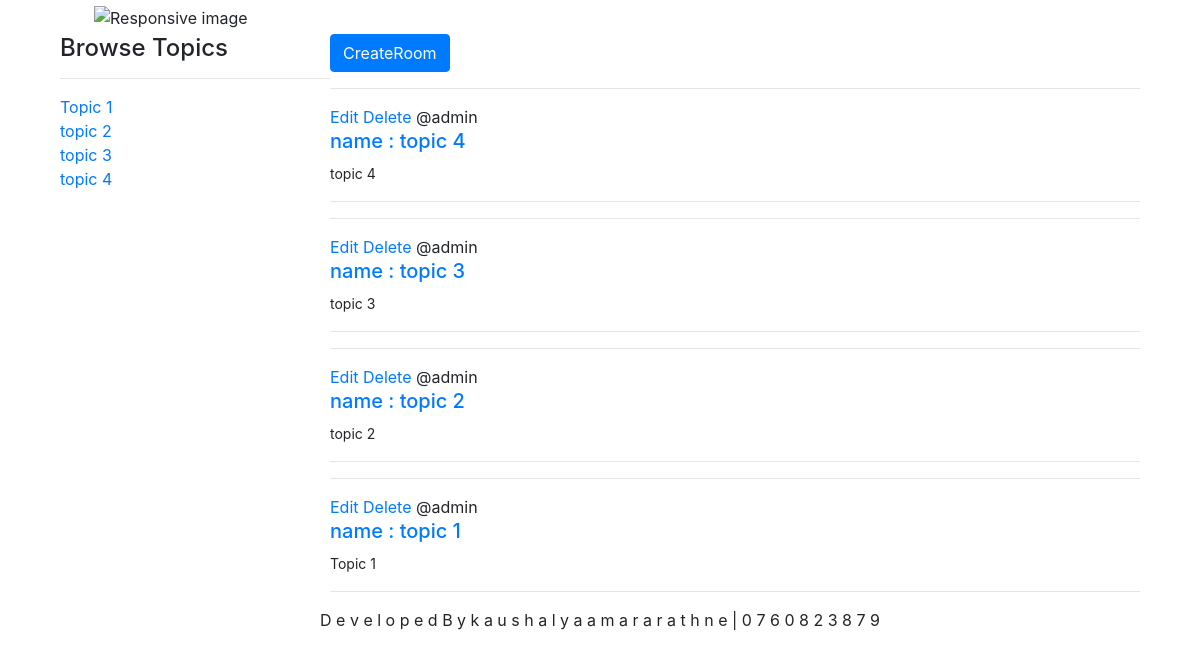
Before: / with the older database file.
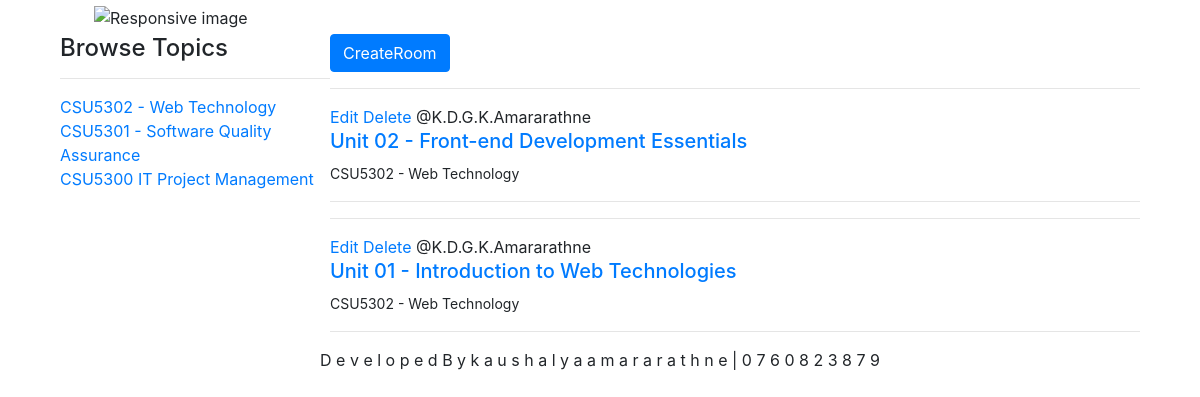
After: the same page with the newer database file.
### base/models.py (models this page shows, shortened)
class Topic(models.Model):
    name=models.CharField(max_length=200)

class Room(models.Model):
     host = models.ForeignKey(User, on_delete=models.SET_NULL, null=True)
     topic = models.ForeignKey(Topic, on_delete=models.SET_NULL, null=True)
     name = models.CharField(max_length=200)
     description = models.TextField(null=True, blank=True)
     updated = models.DateTimeField(auto_now=True)
     created = models.DateTimeField(auto_now_add=True)
     class Meta:
         ordering=['-updated','-created']

### base/views.py (the view)
# urls.py: 2. Add a URL to urlpatterns:  path('', views.home, name='home')
def home(request):
    q = request.GET.get('q') if request.GET.get('q') != None else ''
    rooms = Room.objects.filter(topic__name__contains=q)
    topics = Topic.objects.all()
    context = {'rooms':rooms,
               'topics':topics,
               }
    return render(request,'base/home.html',context)

### base/templates/base/home.html (shortened to what this page needs)
{% extends 'main.html' %}
{% block content %}
<div class="home-container">
    <div>
        <h4>Browse Topics</h4>
        <hr>
        {% for topic in topics %}
        <div>
            <a href="{% url 'home' %}?q={{topic.name}}">{{topic.name}}</a>
        </div>
        {% endfor %}
    </div>
    <div>
        <a href="{% url 'create-room' %}"><button class="btn btn-primary">CreateRoom</button></a>
    <div>
        {% for room in rooms %}
            <div><hr>
                <a href="{% url 'update-room' room.id %}">Edit</a>
                <a href="{% url 'delete-room' room.id %}">Delete</a>
                <span>@{{room.host.username}}</span>
                <h5><a href="{% url 'room' room.id %}">{{room.name}}</a></h5>
                <small>{{room.topic.name}}</small><hr>
            </div>
        {% endfor %}
    </div>
    </div>
</div>
{% endblock %}

### templates/main.html (shortened to what this page needs)
{% load bootstrap4 %}
<!DOCTYPE html>
<html lang="en">
<head>
    {% bootstrap_css %}</head>
<body>
    <div class="container">
        <div class="col">
            <div class="row m-1">
                <div class="col"><img src="https://cessd.ou.ac.lk/wp-content/uploads/2022/10/ousl-Logo.png" class="col-4" alt="Responsive image"></div>
                <div class="row">
                    <div class="col"></div>
                    <div class="col"></div>
                </div>
            </div>
        <div>
            {% block content %}
            {% endblock %}
        </div>
    </div>
</body>
<footer style="text-align: center;">D e v e l o p e d  B y  k a u s h a l y a  a m a r a r a t h n e | 0 7 6 0 8 2 3 8 7 9 </footer>
</html>

### base/templates/base/home.html (style rules this page uses)
.home-container { display: grid; grid-template-columns: 1fr 3fr; }

Changed rows visible on the page:
removed Topic: name "Topic 1"
removed Topic: name "topic 2"
removed Topic: name "topic 3"
removed Topic: name "topic 4"
removed Room: host.username "admin", name "name : topic 4", topic.name "topic 4"
removed Room: host.username "admin", name "name : topic 3", topic.name "topic 3"
removed Room: host.username "admin", name "name : topic 2", topic.name "topic 2"
removed Room: host.username "admin", name "name : topic 1", topic.name "Topic 1"
added Topic: name "CSU5302 - Web Technology"
added Topic: name "CSU5301 - Software Quality Assurance"
added Topic: name "CSU5300 IT Project Management"
added Room: host.username "K.D.G.K.Amararathne", name "Unit 02 - Front-end Development Essentials", topic.name "CSU5302 - Web Technology"
added Room: host.username "K.D.G.K.Amararathne", name "Unit 01 - Introduction to Web Technologies", topic.name "CSU5302 - Web Technology"
